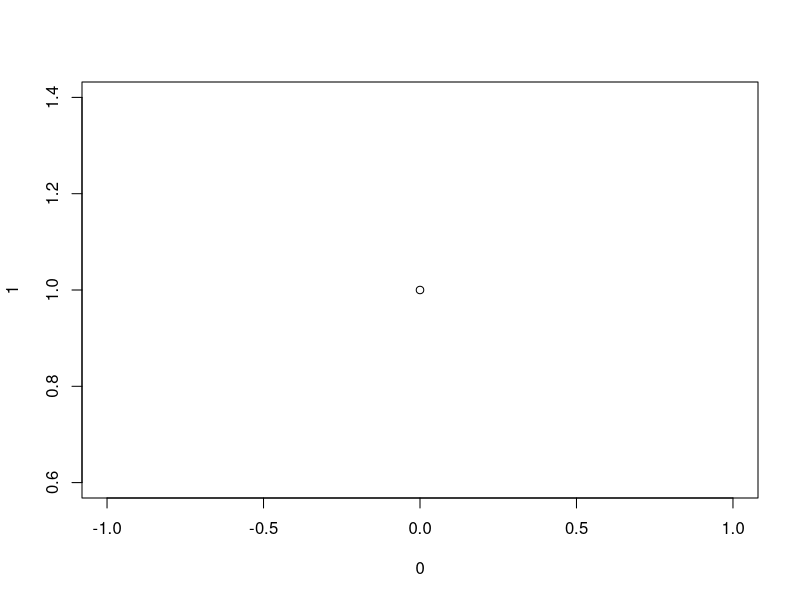
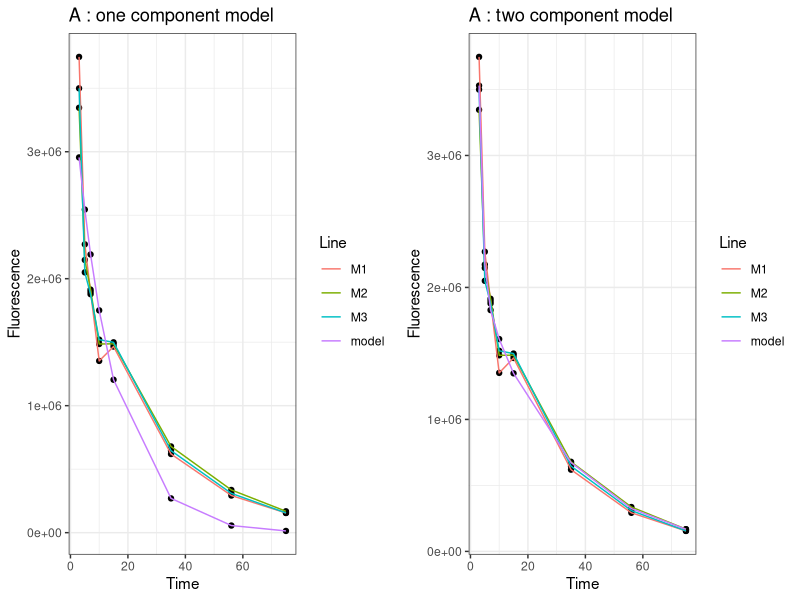
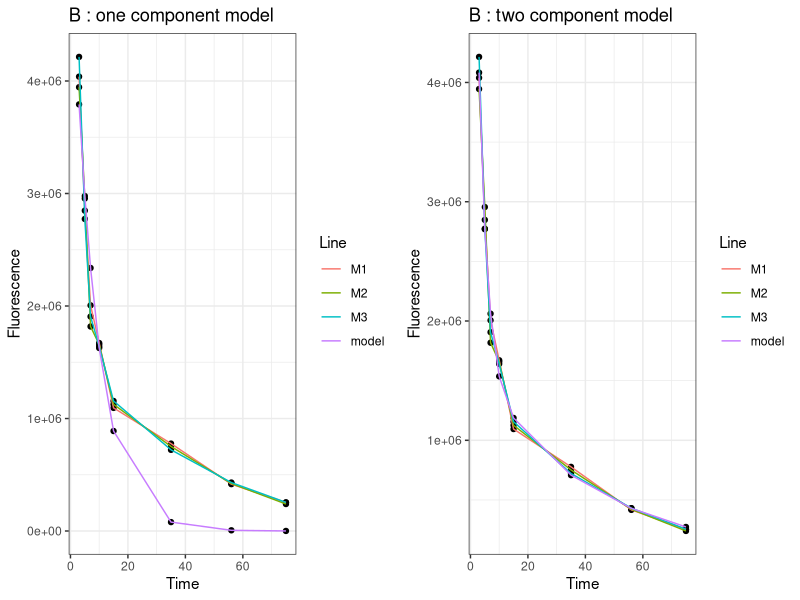
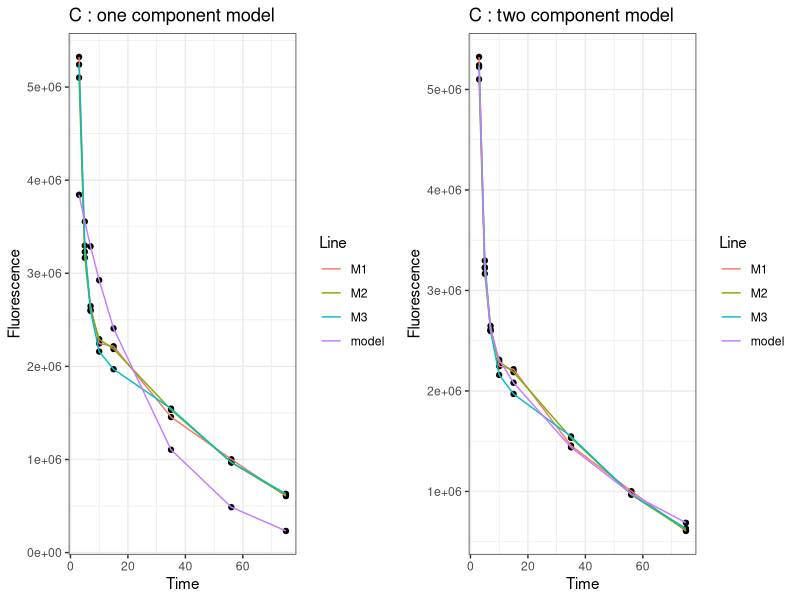
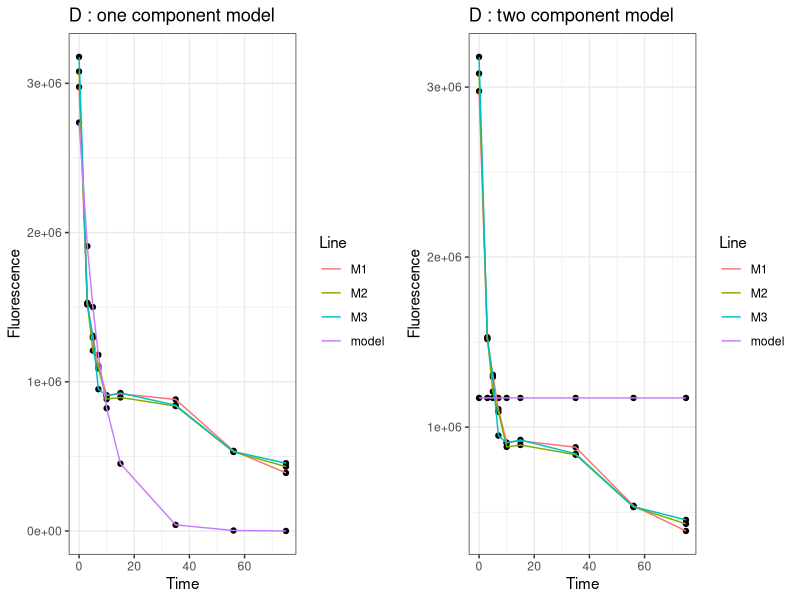
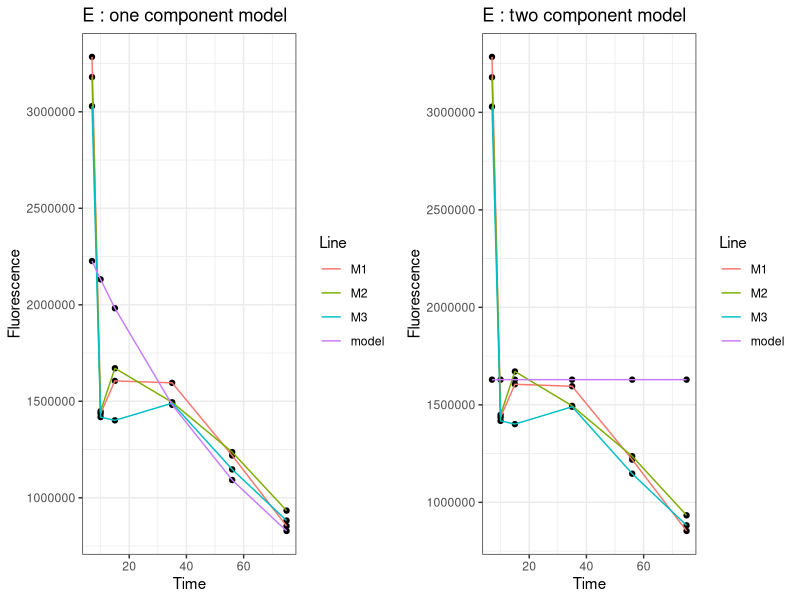
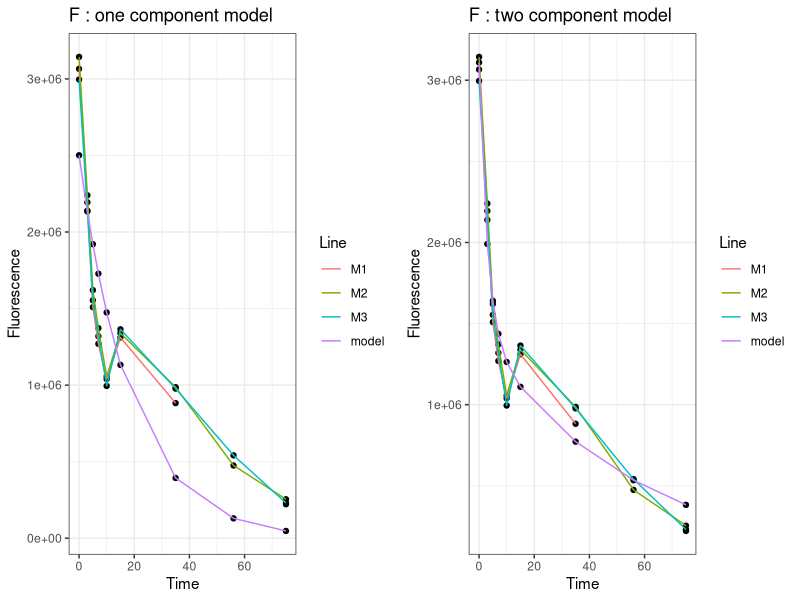
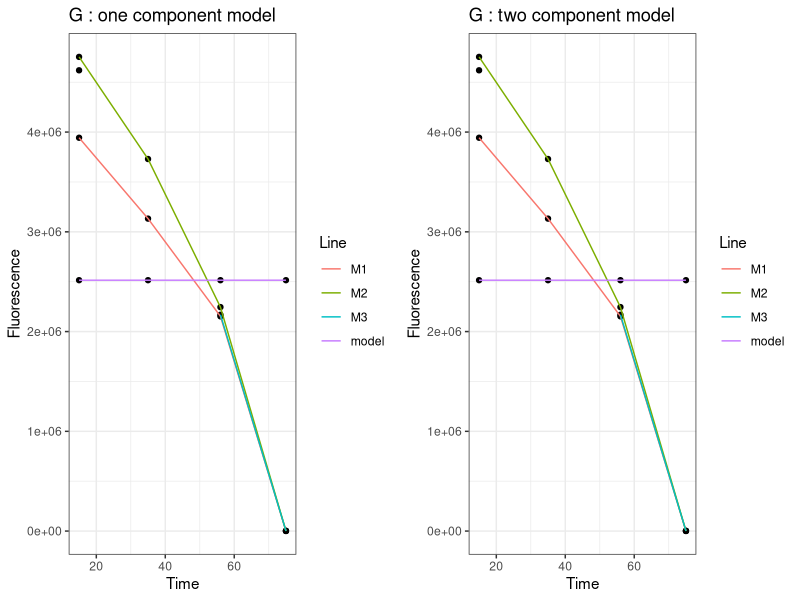

These charts were generated, in order, by the following R code:

# check file format
check.format <- function(tb, col.names=c("M1","M2","M3","Time"), min.rows=6) {
  if (is.null(tb)) return(invisible(""))
  if (!is.data.frame(tb)) return("Not a data frame.")
  if (!all(col.names %in% names(tb))) return("M1, M2, M3 and Time columns are required.") 
  for (c in col.names)
    if (!is.numeric(tb[,c])) return(paste("Column",c,"must be numeric."))
  if (any(is.na(tb$Time))) return("Time must not contain missing values.") 
  if (any(duplicated(tb$Time))) return("Time must not contain duplicated values.")
  if (nrow(tb) < min.rows) return(paste("Ar least",min.rows,"rows required."))
  return(invisible(""))
}

# fit log-normal regression
fit.rlm <- function(y,x) {
  require(MASS)
  fit <- rlm(log(y)~x) 
  fit
}

# fit one component model y = A*exp(-B*x) + noise
oneexp <- function(y,x) {
  a1 = exp(coef(fit.rlm(y,x))[1])
  k1 = -coef(fit.rlm(y,x))[2]
  
  tryCatch(nls(y ~ A*exp(-B*x), start= list(A=a1,B=k1)),
           error = function(e) NULL)
}

# fit two components model y = A*exp(-B*x) + C*exp(-D*x) + noise
twoexp <- function(y,x) {
  f1 <- oneexp(y,x)
  if (is.null(f1)) return(NULL)
  
  a1 <- coef(f1)[1]
  k1 <- coef(f1)[2]
  a2 <- a1/10
  k2 <- k1/10
  
  tryCatch(nls(y ~ A*exp(-B*x) + C*exp(-D*x),
               start=list(A=a1,B=k1,C=a2, D=k2),
               algorithm="port"),
           error = function(e) NULL)
}  

# ggplot prediction
plot.pred <- function(dt, pred) {
  require(ggplot2)
  tmp2 <- data.frame(Time = rep(dt$Time,4),
                     Line = rep(c("M1","M2","M3","model"), each=nrow(dt)),
                     Fluorescence = c(dt$M1, dt$M2, dt$M3,
                                      pred))
  
  qplot(y=Fluorescence, x=Time, data=tmp2) +
    geom_line(aes(group=Line, color=Line)) +
    theme_bw()
}

# analyze one animal
dt <- read.csv("GFR.csv", as.is=TRUE)
animals <- unique(dt$Animal)
results <- NULL

pdf("plot_10examples_GFR.pdf",width=12)
plot(0,1)
for (a in animals) {
  tmp <- subset(dt,Animal==a)
  tmp <- tmp[order(tmp$Time),]
  
  tmp$mean <- rowMeans(tmp[,c("M1","M2","M3")], na.rm=TRUE)
  start <- which.max(tmp$mean)[1]
  tmp <- tmp[start:nrow(tmp),]
  cf <- check.format(tmp)
  if (cf!="") warning(cf)
  fit1 <- oneexp(y=tmp$mean,x=tmp$Time)
  fit2 <- twoexp(y=tmp$mean,x=tmp$Time)
  
  newrow <- data.frame(Animal = a, 
                       GFR1 = ifelse(is.null(fit1), NA, coef(fit1)[2]/coef(fit1)[1]),
                       GFR2 = ifelse(is.null(fit2), NA, coef(fit2)[2]*coef(fit2)[4]/(coef(fit2)[1]*coef(fit2)[4]+coef(fit2)[2]*coef(fit2)[3])))
  results <- rbind(results, newrow)
  
  if (!is.null(fit1)) pred1 <- predict(fit1) else pred1 <- rep(mean(tmp$mean),nrow(tmp))
  if (!is.null(fit2)) pred2 <- predict(fit2) else pred2 <- rep(mean(tmp$mean),nrow(tmp))
  
  p1 <- plot.pred(tmp, pred1) + ggtitle(paste(a,": one component model"))
  p2 <- plot.pred(tmp, pred2) + ggtitle(paste(a,": two component model"))

  require(cowplot)
  plot(plot_grid(p1, p2))
}
dev.off()
